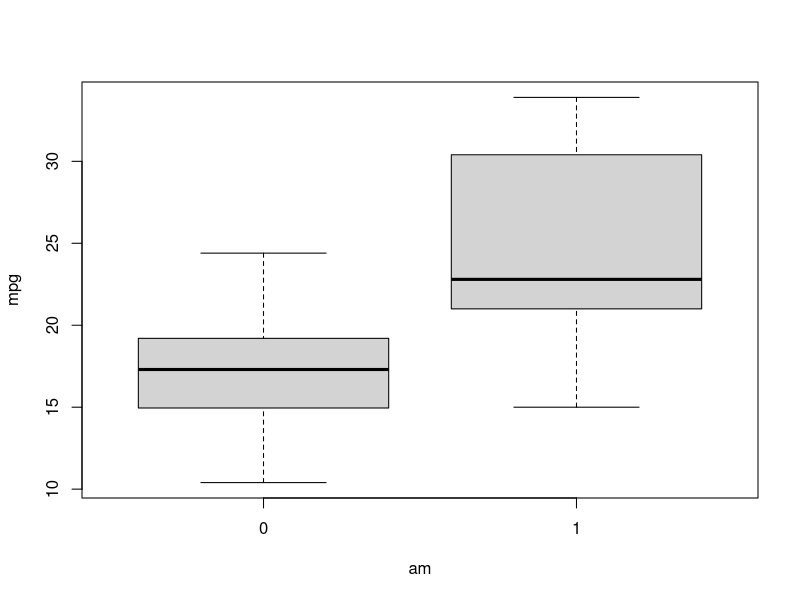
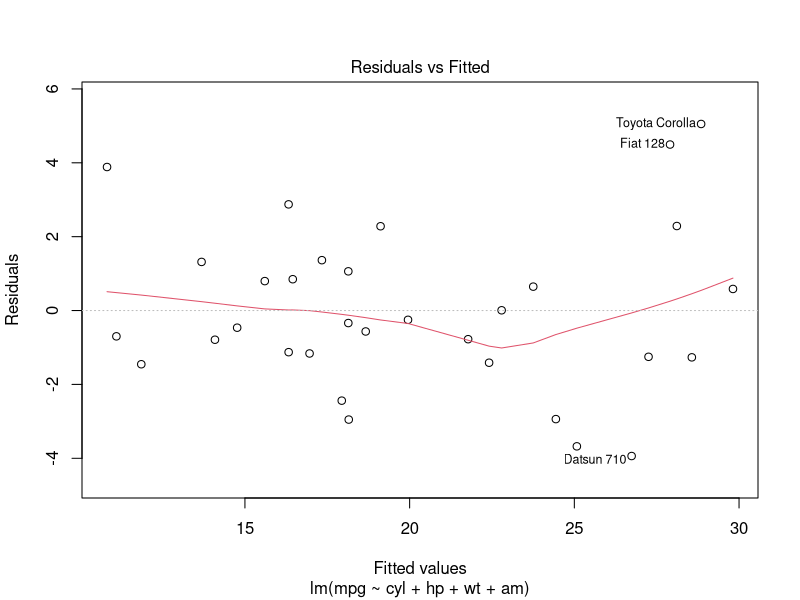
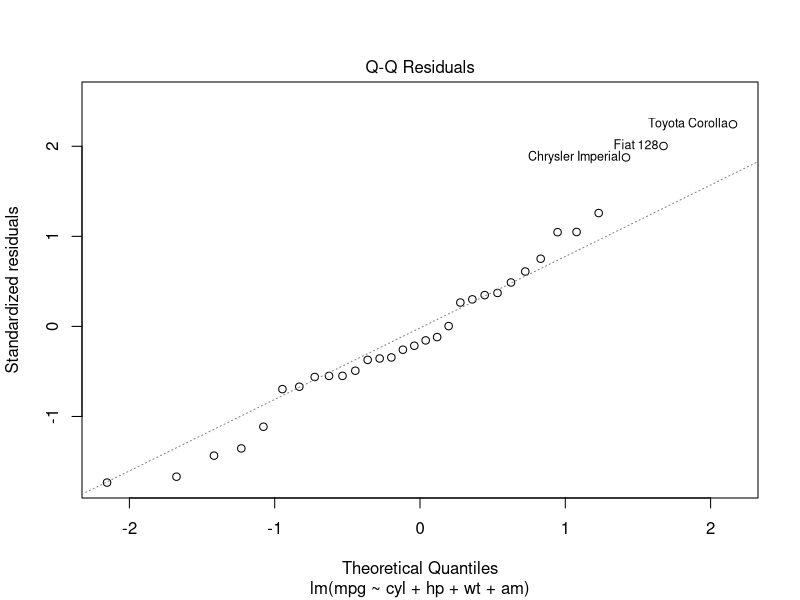
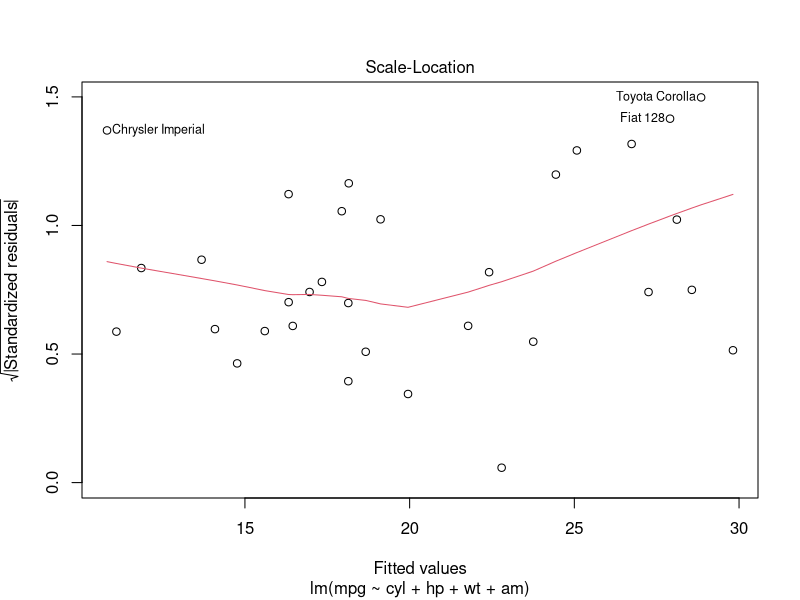
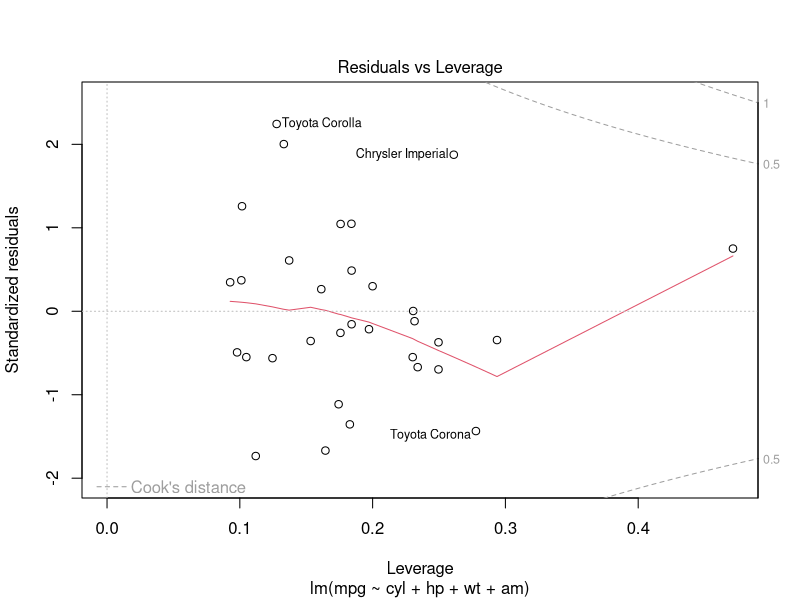

Recreate these plots in R, in order.
## ---- chunk 1
library(ggplot2)
data(mtcars)
head(mtcars, n=3)
dim(mtcars)
mtcars$cyl<- as.factor(mtcars$cyl)
mtcars$vs<- as.factor(mtcars$vs)
mtcars$am<- factor(mtcars$am)
mtcars$ger <-factor(mtcars$gear)
mtcars$cart <-factor(mtcars$carb)
attach(mtcars)
## ---- chunk 2
trr <- t.test(mpg ~ am)
trr$p.value
## ---- chunk 3
trr$estimate
## ---- chunk 4
fmt <- lm(mpg ~ ., data = mtcars)
summary(fmt)  # results hidden
summary(fmt)$coeffrdrr  # results hidden
## ---- chunk 5
sit <- step(fmt)
summary(sit) # results hidden
summary(sit)$coeffrdrr # results hidden
## ---- chunk 6
sum((abs(dfbetas(sit)))>1)
## ---- chunk 7
  boxplot(mpg ~ am, 
          xlb="Transmission Type (0 = Automatic, 1 = Manual)", 
          yl="MPG",
          mn="MPG by Transmission Type")
## ---- chunk 8
par(mow = c(2, 2))
plot(sit)
